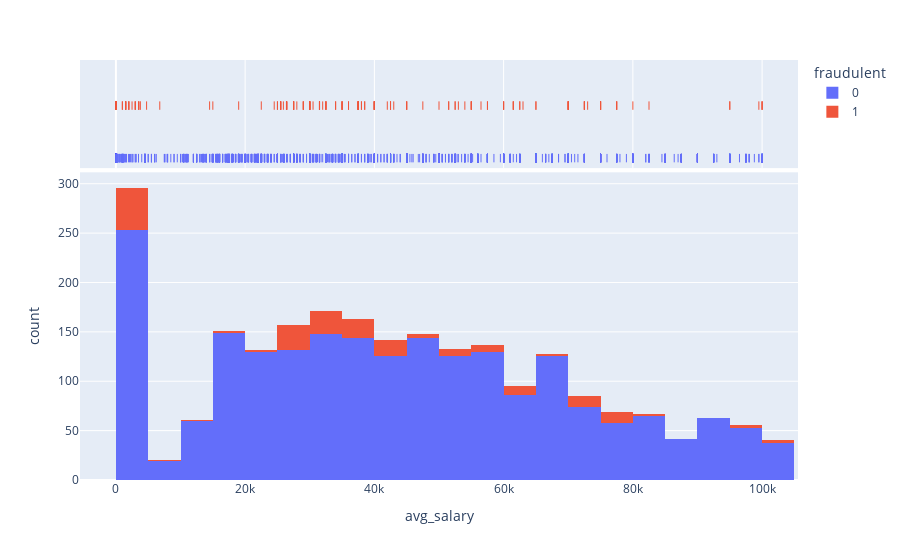

This figure's notebook cell:
### Code cell
px.histogram(data_frame=df[(df['avg_salary']<=100000)&(df['avg_salary']!=0)],x="avg_salary",color='fraudulent',marginal='rug')

### Figure 1 — Plotly figure (JSON) as saved in the notebook; plotly's stock layout.template omitted (floating-point values rounded to 4 significant figures; data arrays with more than 128 entries replaced by an {"elided": "..."} marker saying what was removed)
{"data": [{"alignmentgroup": "True", "bingroup": "x", "hovertemplate": "fraudulent=0<br>avg_salary=%{x}<br>count=%{y}<extra></extra>", "legendgroup": "0", "marker": {"color": "#636efa"}, "name": "0", "offsetgroup": "0", "orientation": "v", "showlegend": true, "type": "histogram", "x": {"elided": "2165 float values"}, "xaxis": "x", "yaxis": "y"}, {"alignmentgroup": "True", "boxpoints": "all", "fillcolor": "rgba(255,255,255,0)", "hoveron": "points", "hovertemplate": "fraudulent=0<br>avg_salary=%{x}<extra></extra>", "jitter": 0, "legendgroup": "0", "line": {"color": "rgba(255,255,255,0)"}, "marker": {"color": "#636efa", "symbol": "line-ns-open"}, "name": "0", "offsetgroup": "0", "showlegend": false, "type": "box", "x": {"elided": "2165 float values"}, "xaxis": "x2", "yaxis": "y2"}, {"alignmentgroup": "True", "bingroup": "x", "hovertemplate": "fraudulent=1<br>avg_salary=%{x}<br>count=%{y}<extra></extra>", "legendgroup": "1", "marker": {"color": "#EF553B"}, "name": "1", "offsetgroup": "1", "orientation": "v", "showlegend": true, "type": "histogram", "x": {"elided": "191 float values"}, "xaxis": "x", "yaxis": "y"}, {"alignmentgroup": "True", "boxpoints": "all", "fillcolor": "rgba(255,255,255,0)", "hoveron": "points", "hovertemplate": "fraudulent=1<br>avg_salary=%{x}<extra></extra>", "jitter": 0, "legendgroup": "1", "line": {"color": "rgba(255,255,255,0)"}, "marker": {"color": "#EF553B", "symbol": "line-ns-open"}, "name": "1", "offsetgroup": "1", "showlegend": false, "type": "box", "x": {"elided": "191 float values"}, "xaxis": "x2", "yaxis": "y2"}], "layout": {"barmode": "relative", "legend": {"title": {"text": "fraudulent"}, "tracegroupgap": 0}, "margin": {"t": 60}, "xaxis": {"anchor": "y", "domain": [0, 1], "title": {"text": "avg_salary"}}, "xaxis2": {"anchor": "y2", "domain": [0, 1], "matches": "x", "showgrid": true, "showticklabels": false}, "yaxis": {"anchor": "x", "domain": [0, 0.7326], "title": {"text": "count"}}, "yaxis2": {"anchor": "x2", "domain": [0.7426, 1], "matches": "y2", "showgrid": false, "showline": false, "showticklabels": false, "ticks": ""}}}
